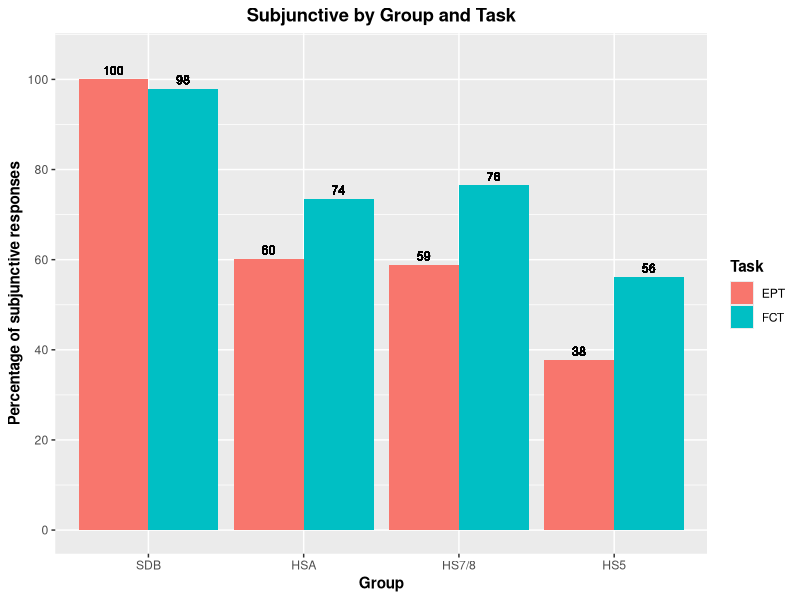

This figure's R source:
library(tidyverse)


# Load data
## EPT
SDB_EPT <- read_csv("./CSV Files/SDB/SDB Subjunctive EPT.csv") %>%
  filter(Property == "Intensional subjunctive")

HSA_EPT <- read_csv("./CSV Files/Adult HS/Adult HS Subjunctive EPT.csv") %>%
  filter(Property == "Intensional subjunctive") %>% 
  mutate(Group = "HSA")

DLI78_EPT <- read_csv("./CSV Files/DLI-78/DLI-78 Subjunctive EPT.csv") %>%
  filter(Property == "Intensional subjunctive") %>% 
  mutate(Group = "HS7/8")

MLS78_EPT <- read_csv("./CSV Files/MLS-78/MLS-78 Subjunctive EPT.csv") %>%
  filter(Property == "Intensional subjunctive") %>% 
  mutate(Group = "HS7/8")

DLI5_EPT <- read_csv("./CSV Files/DLI-5/DLI-5 Subjunctive EPT.csv")  %>%
  filter(Property == "Intensional subjunctive") %>% 
  mutate(Group = "HS5")

MLS5_EPT <- read_csv("./CSV Files/MLS-5/MLS-5 Subjunctive EPT.csv") %>%
  filter(Property == "Intensional subjunctive") %>% 
  mutate(Group = "HS5") 


## FCT
SDB_FCT <- read_csv("./CSV Files/SDB/SDB Subjunctive FCT.csv") %>%
  filter(Property == "Intensional subjunctive")

HSA_FCT <- read_csv("./CSV Files/Adult HS/Adult HS Subjunctive FCT.csv") %>%
  filter(Property == "Intensional subjunctive") %>% 
  mutate(Group = "HSA")

DLI78_FCT <- read_csv("./CSV Files/DLI-78/DLI-78 Subjunctive FCT.csv") %>%
  filter(Property == "Intensional subjunctive") %>% 
  mutate(Group = "HS7/8")

MLS78_FCT <- read_csv("./CSV Files/MLS-78/MLS-78 Subjunctive FCT.csv") %>%
  filter(Property == "Intensional subjunctive") %>% 
  mutate(Group = "HS7/8")

DLI5_FCT <- read_csv("./CSV Files/DLI-5/DLI-5 Subjunctive FCT.csv")  %>%
  filter(Property == "Intensional subjunctive") %>% 
  mutate(Group = "HS5")

MLS5_FCT <- read_csv("./CSV Files/MLS-5/MLS-5 Subjunctive FCT.csv") %>%
  filter(Property == "Intensional subjunctive") %>% 
  mutate(Group = "HS5") 


## Join age group datasets
HS78_EPT <- rbind(DLI78_EPT, MLS78_EPT)
HS78_FCT <- rbind(DLI78_FCT, MLS78_FCT)

HS5_EPT <- rbind(DLI5_EPT, MLS5_EPT)
HS5_FCT <- rbind(DLI5_FCT, MLS5_FCT)


# Generate averages
SDB_EPT_Structure <- aggregate(SDB_EPT$Mood_Use, list(SDB_EPT$Structure), FUN = mean, na.rm = TRUE)
SDB_EPT_Structure <- SDB_EPT_Structure %>% rename(Structure_Avg = x)
SDB_EPT_Structure <- left_join(SDB_EPT, SDB_EPT_Structure, by = c("Structure" = "Group.1")) %>%  
  mutate(Structure_Percentage = Structure_Avg * 100)

SDB_FCT_Structure <- aggregate(SDB_FCT$Mood_Use, list(SDB_FCT$Structure), FUN = mean, na.rm = TRUE)
SDB_FCT_Structure <- SDB_FCT_Structure %>% rename(Structure_Avg = x)
SDB_FCT_Structure <- left_join(SDB_FCT, SDB_FCT_Structure, by = c("Structure" = "Group.1")) %>%  
  mutate(Structure_Percentage = Structure_Avg * 100)

HSA_EPT_Structure <- aggregate(HSA_EPT$Mood_Use, list(HSA_EPT$Structure), FUN = mean, na.rm = TRUE)
HSA_EPT_Structure <- HSA_EPT_Structure %>% rename(Structure_Avg = x)
HSA_EPT_Structure <- left_join(HSA_EPT, HSA_EPT_Structure, by = c("Structure" = "Group.1")) %>%  
  mutate(Structure_Percentage = Structure_Avg * 100)

HSA_FCT_Structure <- aggregate(HSA_FCT$Mood_Use, list(HSA_FCT$Structure), FUN = mean, na.rm = TRUE)
HSA_FCT_Structure <- HSA_FCT_Structure %>% rename(Structure_Avg = x)
HSA_FCT_Structure <- left_join(HSA_FCT, HSA_FCT_Structure, by = c("Structure" = "Group.1")) %>%  
  mutate(Structure_Percentage = Structure_Avg * 100)

HS78_EPT_Structure <- aggregate(HS78_EPT$Mood_Use, list(HS78_EPT$Structure), FUN = mean, na.rm = TRUE)
HS78_EPT_Structure <- HS78_EPT_Structure %>% rename(Structure_Avg = x)
HS78_EPT_Structure <- left_join(HS78_EPT, HS78_EPT_Structure, by = c("Structure" = "Group.1")) %>%  
  mutate(Structure_Percentage = Structure_Avg * 100)

HS78_FCT_Structure <- aggregate(HS78_FCT$Mood_Use, list(HS78_FCT$Structure), FUN = mean, na.rm = TRUE)
HS78_FCT_Structure <- HS78_FCT_Structure %>% rename(Structure_Avg = x)
HS78_FCT_Structure <- left_join(HS78_FCT, HS78_FCT_Structure, by = c("Structure" = "Group.1")) %>%  
  mutate(Structure_Percentage = Structure_Avg * 100)

HS5_EPT_Structure <- aggregate(HS5_EPT$Mood_Use, list(HS5_EPT$Structure), FUN = mean, na.rm = TRUE)
HS5_EPT_Structure <- HS5_EPT_Structure %>% rename(Structure_Avg = x)
HS5_EPT_Structure <- left_join(HS5_EPT, HS5_EPT_Structure, by = c("Structure" = "Group.1")) %>%  
  mutate(Structure_Percentage = Structure_Avg * 100)

HS5_FCT_Structure <- aggregate(HS5_FCT$Mood_Use, list(HS5_FCT$Structure), FUN = mean, na.rm = TRUE)
HS5_FCT_Structure <- HS5_FCT_Structure %>% rename(Structure_Avg = x)
HS5_FCT_Structure <- left_join(HS5_FCT, HS5_FCT_Structure, by = c("Structure" = "Group.1")) %>%  
  mutate(Structure_Percentage = Structure_Avg * 100)


# Join aggregate dataset
EPT <- rbind(SDB_EPT_Structure, HSA_EPT_Structure, HS78_EPT_Structure, HS5_EPT_Structure)
FCT <- rbind(SDB_FCT_Structure, HSA_FCT_Structure, HS78_FCT_Structure, HS5_FCT_Structure)

Aggregate <- rbind(EPT, FCT)
Aggregate$Group <- factor(Aggregate$Group, levels = c("SDB", "HSA", "HS7/8", "HS5"))


# Generate bar graph
Aggregate %>% 
  ggplot(aes(x = Group, y = Structure_Percentage, fill = Task)) + 
  geom_bar(position = "dodge", stat = "identity") +
  scale_y_continuous(breaks = seq (0, 100, 20),
                     limits = c(0, 105)) +
  geom_text(aes(label = round(Structure_Percentage)),
            position = position_dodge(width = .9),
            vjust = -0.5,
            size = 3) +
  labs(x = "Group", y = "Percentage of subjunctive responses", fill = "Task", title = "Subjunctive by Group and Task") +
  theme(axis.title = element_text(face = "bold"),
        plot.title = element_text(hjust = 0.5, face = "bold"),
        legend.title = element_text(face = "bold"))
